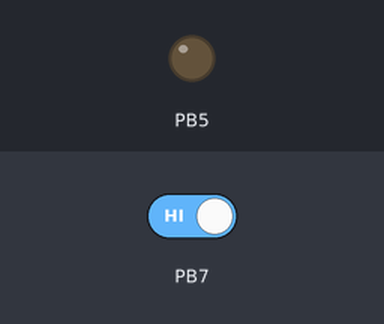
The program below on a simulated ATmega16, built with avr-gcc and emulated at 16 MHz. Shown: output pins drawn as LEDs (lit = HIGH). Inputs (shaded band) come from the test bench; at power-on: PB7 HIGH.

Above: at 1.2 s.
1.3 s: PB7 driven LOW
At 2.0 s:
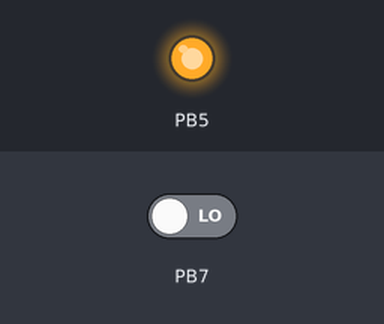
2.8 s: PB7 driven HIGH
At 3.2 s:
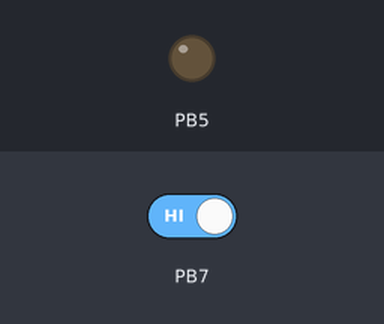
Timing chart, 0 to 5.8 s (numbered marks = the images above; inputs shaded):
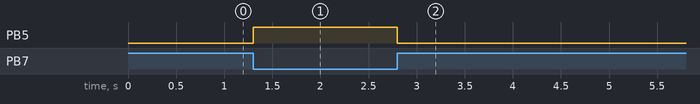

The program:

main.c
```c
/*
 * Music light.c
 *
 * Created: 19-11-2020 11:56:47
 * Author : avi
 */

#define F_CPU 16000000UL
#include <avr/io.h>
#include <util/delay.h>

#define LED_ON  PORTB|=(1<<PORTB5)
#define LED_OFF  PORTB &= ~(1<<PORTB5)
#define LED_TOGGLE  PINB|= (1<<PINB5)

int main(void)
{
	DDRB|=(1<<DDB5);
	DDRB&=~(1<<DDB7);

	while(1)
	{
		if (!(PINB & (1<<PINB7)))
		{
			LED_ON;

		}
		else
		{
			LED_OFF;
		}
	}
}
```

Measured:
- after the input at 1.3 s, PB5: LOW → HIGH at once
- after the input at 2.8 s, PB5: HIGH → LOW at once
